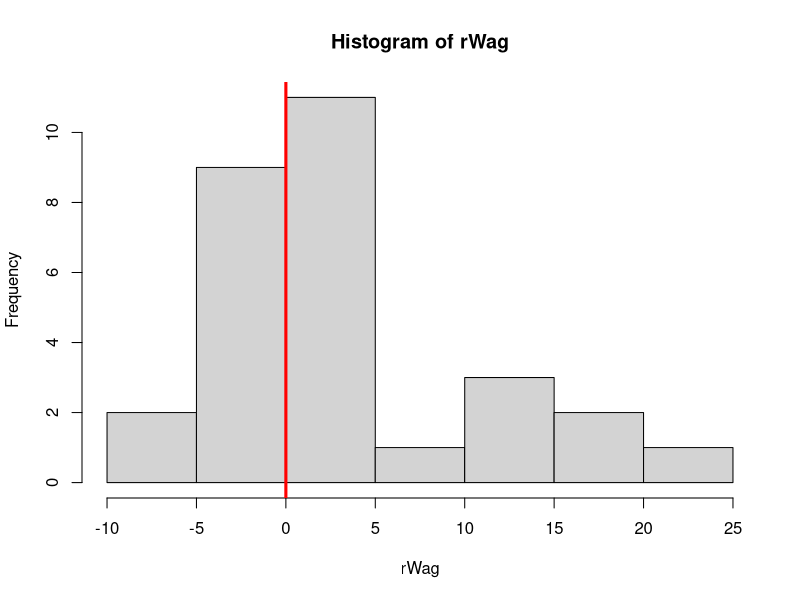

Here is the R script that generated this plot:
## ---- chunk 1
times <- c(8, 12, 26, 10, 23, 21, 16, 22, 18, 17, 36, 9)
## ---- chunk 2
odchylenie <- sd(times)
średnia <- mean(times)
dolna_granica <- qnorm(0.005, średnia, odchylenie / sqrt(8))
górna_granica <- qnorm(0.995, średnia, odchylenie / sqrt(8))

## ---- chunk 3
# Przed hipnozą
przed <- c(6.6,  6.5,  9.0,  10.3,  11.3,  8.1,  6.3,  11.6)
# Po hipnozie
po <- c(6.8,  2.5,  7.4,  8.5,   8.1,   6.1,  3.4,  2.0)
## ---- chunk 4
t.test(przed, po, paired = T, conf.level = 0.95)
## ---- chunk 5
rWag <- c(1.7, 0.7, -0.1, -0.7, -3.5, 14.9, 3.5, 17.1, -7.6,
  1.6, 11.7, 6.1, 1.1, -4.0, 20.9, -9.1, 2.1, -1.4, 1.4,
  -0.3, -3.7, -0.8, 2.4, 12.6, 1.9, 3.9, 0.1, 15.4, -0.7)
## ---- chunk 6
#a)
hist(rWag)
abline(v = 0, lwd = 3, col = "red")

#b) i c)
t.test(rWag)
## ---- chunk 7
kaufman <- read.csv("Prace Domowe//Dane//kaufman1962.csv")

t.test(kaufman, y = rep(1, 10))

## ---- chunk 8
kruger <- read.csv("Prace Domowe//Dane//kruger1999.csv")
alt <- rep(50, 11)
t.test(kruger, y = alt)

## ---- chunk 9
hout <- read.csv("Prace Domowe//Dane//hout1987.csv")
t.test(hout$Husband, hout$Wife, paired = T)
